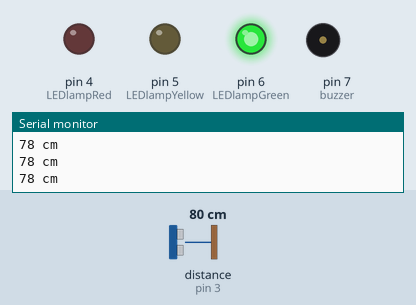
The sketch below on a simulated Arduino Uno, built with avr-gcc and run on an emulated ATmega328P. Parts: output pins drawn as LEDs (lit = HIGH), buzzer (waves = sounding), the last lines printed to the serial monitor. Wiring (inferred from the names in the program): ultrasonic range finder: trigger pin 2; echo pin 3. The inputs (shaded band) are chosen by the test bench; at power-on: distance to the obstacle (sensor on pin 3) 80 cm. The echo pulse lasts 58.3 µs per cm; pins used as bus, display or sensor lines are not drawn.

Above: at 1.2 s.
1.3 s: distance to the obstacle (sensor on pin 3) set to 55 cm
2.8 s: distance to the obstacle (sensor on pin 3) set to 48 cm
At 3.8 s:
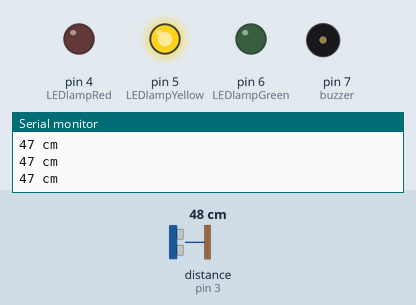
4.5 s: distance to the obstacle (sensor on pin 3) set to 24 cm
6.0 s: distance to the obstacle (sensor on pin 3) set to 19 cm
At 7.1 s:
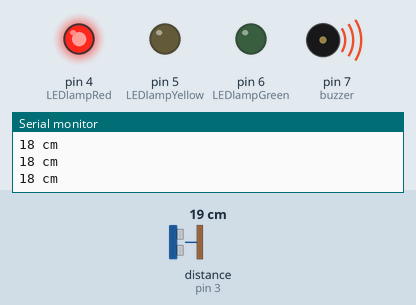
7.5 s: distance to the obstacle (sensor on pin 3) set to 8 cm
9.0 s: distance to the obstacle (sensor on pin 3) set to 5 cm
At 9.8 s:
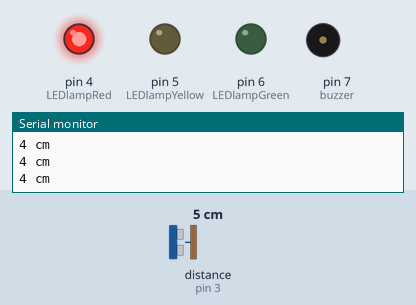
Timing chart, 0 to 11.5 s (numbered marks = the images above; inputs shaded):
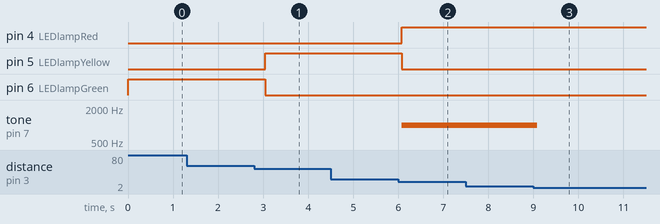

Measured:
- the behaviour switches between 52 and 51 cm on distance to the obstacle (sensor on pin 3) (found by bisection; images 0 and 1)
- the behaviour switches between 22 and 21 cm on distance to the obstacle (sensor on pin 3) (found by bisection; images 1 and 2)
- the behaviour switches between 7 and 6 cm on distance to the obstacle (sensor on pin 3) (found by bisection; images 2 and 3)
- after the input at 2.8 s, pin 5 (LEDlampYellow): LOW → HIGH after 0.25 s; pin 6 (LEDlampGreen): HIGH → LOW after 0.25 s
- after the input at 6.0 s, pin 4 (LEDlampRed): LOW → HIGH after 0.08 s; pin 5 (LEDlampYellow): HIGH → LOW after 0.08 s; tone on pin 7 (buzzer): silent → 1000 Hz after 0.08 s
- after the input at 9.0 s, tone on pin 7 (buzzer): 1000 Hz → silent after 0.09 s

The sketch:

Code_SecuritySystem.ino
```cpp
const int trigPin = 2;
const int echoPin = 3;
const int LEDlampRed = 4;
const int LEDlampYellow = 5;
const int LEDlampGreen = 6;
const int buzzer = 7;
int sound = 500;

void setup() {
Serial.begin (9600);
pinMode(trigPin, OUTPUT);
pinMode(echoPin, INPUT);
pinMode(LEDlampRed, OUTPUT);
pinMode(LEDlampYellow, OUTPUT);
pinMode(LEDlampGreen, OUTPUT);
pinMode(buzzer, OUTPUT);
}
void loop() {
long durationindigit, distanceincm;
digitalWrite(trigPin, LOW);
delayMicroseconds(2);
digitalWrite(trigPin, HIGH);
delayMicroseconds(10);
digitalWrite(trigPin, LOW);
durationindigit = pulseIn(echoPin, HIGH);
distanceincm = (durationindigit * 0.034) / 2;

if (distanceincm > 50) {
digitalWrite(LEDlampGreen, HIGH);
digitalWrite(LEDlampYellow, LOW);
digitalWrite(LEDlampRed, LOW);
noTone(buzzer);
}
else if (distanceincm <= 50 && distanceincm > 20) {
digitalWrite(LEDlampGreen, LOW);
digitalWrite(LEDlampYellow, HIGH);
digitalWrite(LEDlampRed, LOW);
noTone(buzzer);
}
else if (distanceincm <= 20 && distanceincm > 5) {
digitalWrite(LEDlampYellow, LOW);
digitalWrite(LEDlampGreen, LOW);
digitalWrite(LEDlampRed, HIGH);
tone(buzzer, 1000);
}
  else if (distanceincm <= 10) {
digitalWrite(LEDlampGreen, LOW);
digitalWrite(LEDlampYellow, LOW);
digitalWrite(LEDlampRed, HIGH);
noTone(buzzer);
}
else {
digitalWrite(LEDlampGreen, HIGH);
digitalWrite(LEDlampYellow, HIGH);
tone(buzzer, 200);
digitalWrite(LEDlampRed, HIGH);
delay(300);
digitalWrite(LEDlampRed, LOW);
}

Serial.print(distanceincm);
Serial.println(" cm");

delay(300);
}
```
